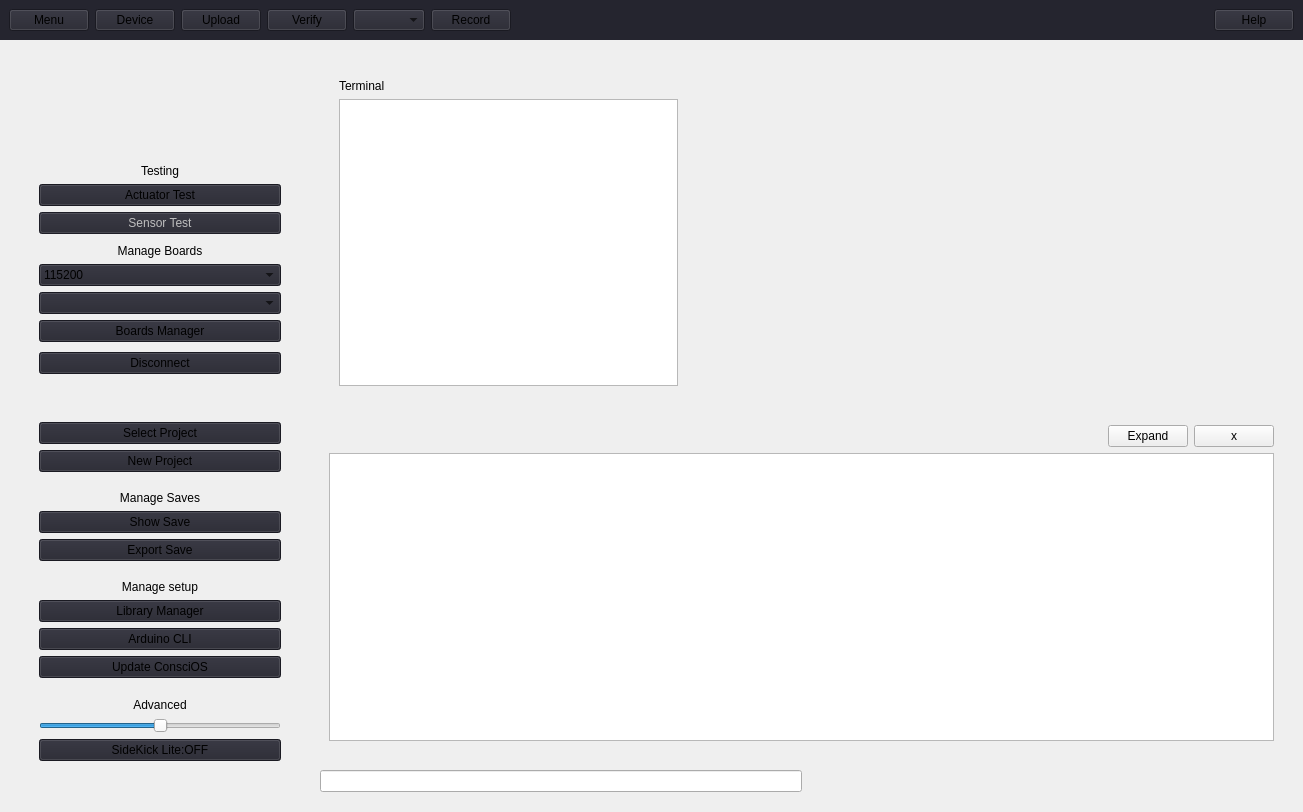
<?xml version="1.0" encoding="UTF-8"?>
<ui version="4.0">
 <class>MainWindow</class>
 <widget class="QMainWindow" name="MainWindow">
  <property name="geometry">
   <rect>
    <x>0</x>
    <y>0</y>
    <width>1303</width>
    <height>812</height>
   </rect>
  </property>
  <property name="acceptDrops">
   <bool>false</bool>
  </property>
  <property name="windowTitle">
   <string>Sight</string>
  </property>
  <property name="styleSheet">
   <string notr="true"/>
  </property>
  <widget class="QWidget" name="centralwidget">
   <property name="styleSheet">
    <string notr="true"/>
   </property>
   <layout class="QGridLayout" name="gridLayout_2">
    <property name="leftMargin">
     <number>0</number>
    </property>
    <property name="topMargin">
     <number>0</number>
    </property>
    <property name="rightMargin">
     <number>0</number>
    </property>
    <property name="bottomMargin">
     <number>0</number>
    </property>
    <item row="0" column="0">
     <layout class="QGridLayout" name="main_grid" rowstretch="0,0,0,0,0" columnstretch="0,0,0,0">
      <property name="leftMargin">
       <number>0</number>
      </property>
      <property name="topMargin">
       <number>0</number>
      </property>
      <property name="rightMargin">
       <number>0</number>
      </property>
      <property name="bottomMargin">
       <number>20</number>
      </property>
      <property name="spacing">
       <number>0</number>
      </property>
      <item row="1" column="3">
       <spacer name="verticalSpacer_17">
        <property name="orientation">
         <enum>Qt::Vertical</enum>
        </property>
        <property name="sizeType">
         <enum>QSizePolicy::Fixed</enum>
        </property>
        <property name="sizeHint" stdset="0">
         <size>
          <width>10</width>
          <height>20</height>
         </size>
        </property>
       </spacer>
      </item>
      <item row="4" column="0">
       <spacer name="horizontalSpacer_2">
        <property name="orientation">
         <enum>Qt::Horizontal</enum>
        </property>
        <property name="sizeType">
         <enum>QSizePolicy::Fixed</enum>
        </property>
        <property name="sizeHint" stdset="0">
         <size>
          <width>10</width>
          <height>20</height>
         </size>
        </property>
       </spacer>
      </item>
      <item row="4" column="3">
       <spacer name="horizontalSpacer_3">
        <property name="orientation">
         <enum>Qt::Horizontal</enum>
        </property>
        <property name="sizeType">
         <enum>QSizePolicy::Fixed</enum>
        </property>
        <property name="sizeHint" stdset="0">
         <size>
          <width>10</width>
          <height>20</height>
         </size>
        </property>
       </spacer>
      </item>
      <item row="2" column="2">
       <widget class="QFrame" name="home_screen">
        <property name="sizePolicy">
         <sizepolicy hsizetype="Preferred" vsizetype="Expanding">
          <horstretch>0</horstretch>
          <verstretch>0</verstretch>
         </sizepolicy>
        </property>
        <layout class="QGridLayout" name="gridLayout_3" columnstretch="0,2,0,3,0">
         <property name="leftMargin">
          <number>0</number>
         </property>
         <property name="topMargin">
          <number>0</number>
         </property>
         <property name="rightMargin">
          <number>0</number>
         </property>
         <property name="bottomMargin">
          <number>0</number>
         </property>
         <property name="spacing">
          <number>0</number>
         </property>
         <item row="0" column="1" rowspan="3">
          <widget class="QWidget" name="terminal_container" native="true">
           <property name="sizePolicy">
            <sizepolicy hsizetype="Expanding" vsizetype="Expanding">
             <horstretch>0</horstretch>
             <verstretch>0</verstretch>
            </sizepolicy>
           </property>
           <property name="styleSheet">
            <string notr="true"/>
           </property>
           <layout class="QGridLayout" name="gridLayout_4">
            <item row="2" column="2">
             <widget class="QTextEdit" name="terminal">
              <property name="sizePolicy">
               <sizepolicy hsizetype="Expanding" vsizetype="Expanding">
                <horstretch>0</horstretch>
                <verstretch>0</verstretch>
               </sizepolicy>
              </property>
              <property name="styleSheet">
               <string notr="true"/>
              </property>
              <property name="verticalScrollBarPolicy">
               <enum>Qt::ScrollBarAsNeeded</enum>
              </property>
              <property name="horizontalScrollBarPolicy">
               <enum>Qt::ScrollBarAlwaysOff</enum>
              </property>
              <property name="html">
               <string>&lt;!DOCTYPE HTML PUBLIC &quot;-//W3C//DTD HTML 4.0//EN&quot; &quot;http://www.w3.org/TR/REC-html40/strict.dtd&quot;&gt;
&lt;html&gt;&lt;head&gt;&lt;meta name=&quot;qrichtext&quot; content=&quot;1&quot; /&gt;&lt;meta charset=&quot;utf-8&quot; /&gt;&lt;style type=&quot;text/css&quot;&gt;
p, li { white-space: pre-wrap; }
hr { height: 1px; border-width: 0; }
li.unchecked::marker { content: &quot;\2610&quot;; }
li.checked::marker { content: &quot;\2612&quot;; }
&lt;/style&gt;&lt;/head&gt;&lt;body style=&quot; font-family:'Segoe UI'; font-size:9pt; font-weight:400; font-style:normal;&quot;&gt;
&lt;p style=&quot;-qt-paragraph-type:empty; margin-top:0px; margin-bottom:0px; margin-left:0px; margin-right:0px; -qt-block-indent:0; text-indent:0px; font-family:'Roboto '; font-size:8.25pt;&quot;&gt;&lt;br /&gt;&lt;/p&gt;&lt;/body&gt;&lt;/html&gt;</string>
              </property>
             </widget>
            </item>
            <item row="1" column="2">
             <widget class="QLabel" name="title">
              <property name="text">
               <string>Terminal</string>
              </property>
             </widget>
            </item>
            <item row="2" column="3">
             <spacer name="horizontalSpacer_8">
              <property name="orientation">
               <enum>Qt::Horizontal</enum>
              </property>
              <property name="sizeType">
               <enum>QSizePolicy::Maximum</enum>
              </property>
              <property name="sizeHint" stdset="0">
               <size>
                <width>10</width>
                <height>20</height>
               </size>
              </property>
             </spacer>
            </item>
            <item row="0" column="2">
             <spacer name="verticalSpacer_4">
              <property name="orientation">
               <enum>Qt::Vertical</enum>
              </property>
              <property name="sizeType">
               <enum>QSizePolicy::Maximum</enum>
              </property>
              <property name="sizeHint" stdset="0">
               <size>
                <width>20</width>
                <height>10</height>
               </size>
              </property>
             </spacer>
            </item>
            <item row="2" column="1">
             <spacer name="horizontalSpacer_7">
              <property name="orientation">
               <enum>Qt::Horizontal</enum>
              </property>
              <property name="sizeType">
               <enum>QSizePolicy::Maximum</enum>
              </property>
              <property name="sizeHint" stdset="0">
               <size>
                <width>10</width>
                <height>20</height>
               </size>
              </property>
             </spacer>
            </item>
           </layout>
          </widget>
         </item>
         <item row="2" column="3">
          <widget class="QWidget" name="bottom_widget" native="true">
           <property name="sizePolicy">
            <sizepolicy hsizetype="Expanding" vsizetype="Expanding">
             <horstretch>0</horstretch>
             <verstretch>0</verstretch>
            </sizepolicy>
           </property>
           <property name="minimumSize">
            <size>
             <width>0</width>
             <height>100</height>
            </size>
           </property>
           <property name="styleSheet">
            <string notr="true"/>
           </property>
          </widget>
         </item>
         <item row="0" column="3">
          <widget class="QWidget" name="top_widget" native="true">
           <property name="sizePolicy">
            <sizepolicy hsizetype="Expanding" vsizetype="Expanding">
             <horstretch>0</horstretch>
             <verstretch>0</verstretch>
            </sizepolicy>
           </property>
           <property name="minimumSize">
            <size>
             <width>0</width>
             <height>100</height>
            </size>
           </property>
           <property name="styleSheet">
            <string notr="true"/>
           </property>
          </widget>
         </item>
         <item row="1" column="3">
          <spacer name="graph_spacer_2">
           <property name="orientation">
            <enum>Qt::Vertical</enum>
           </property>
           <property name="sizeType">
            <enum>QSizePolicy::Fixed</enum>
           </property>
           <property name="sizeHint" stdset="0">
            <size>
             <width>20</width>
             <height>20</height>
            </size>
           </property>
          </spacer>
         </item>
         <item row="1" column="4">
          <spacer name="horizontalSpacer_4">
           <property name="orientation">
            <enum>Qt::Horizontal</enum>
           </property>
           <property name="sizeType">
            <enum>QSizePolicy::Fixed</enum>
           </property>
           <property name="sizeHint" stdset="0">
            <size>
             <width>10</width>
             <height>20</height>
            </size>
           </property>
          </spacer>
         </item>
         <item row="1" column="2">
          <spacer name="horizontalSpacer_9">
           <property name="orientation">
            <enum>Qt::Horizontal</enum>
           </property>
           <property name="sizeType">
            <enum>QSizePolicy::Fixed</enum>
           </property>
           <property name="sizeHint" stdset="0">
            <size>
             <width>20</width>
             <height>20</height>
            </size>
           </property>
          </spacer>
         </item>
         <item row="0" column="0">
          <spacer name="horizontalSpacer_10">
           <property name="orientation">
            <enum>Qt::Horizontal</enum>
           </property>
           <property name="sizeType">
            <enum>QSizePolicy::Fixed</enum>
           </property>
           <property name="sizeHint" stdset="0">
            <size>
             <width>10</width>
             <height>20</height>
            </size>
           </property>
          </spacer>
         </item>
         <item row="3" column="1">
          <spacer name="verticalSpacer_8">
           <property name="orientation">
            <enum>Qt::Vertical</enum>
           </property>
           <property name="sizeType">
            <enum>QSizePolicy::Fixed</enum>
           </property>
           <property name="sizeHint" stdset="0">
            <size>
             <width>20</width>
             <height>20</height>
            </size>
           </property>
          </spacer>
         </item>
        </layout>
       </widget>
      </item>
      <item row="0" column="0" colspan="4">
       <widget class="QFrame" name="top_bar">
        <property name="styleSheet">
         <string notr="true">/*General Styling*/
* {
  background-color: #25252f;
}

/*Button Styling*/

QPushButton:hover:!pressed{
  background-color: #151525;
}</string>
        </property>
        <layout class="QHBoxLayout" name="horizontalLayout" stretch="0,0,0,0,0,0,0,0,0,0">
         <item>
          <widget class="QPushButton" name="file">
           <property name="minimumSize">
            <size>
             <width>0</width>
             <height>0</height>
            </size>
           </property>
           <property name="text">
            <string>Menu</string>
           </property>
          </widget>
         </item>
         <item>
          <widget class="QPushButton" name="device">
           <property name="minimumSize">
            <size>
             <width>0</width>
             <height>0</height>
            </size>
           </property>
           <property name="text">
            <string>Device</string>
           </property>
          </widget>
         </item>
         <item>
          <widget class="QPushButton" name="upload">
           <property name="minimumSize">
            <size>
             <width>0</width>
             <height>0</height>
            </size>
           </property>
           <property name="text">
            <string>Upload</string>
           </property>
          </widget>
         </item>
         <item>
          <widget class="QPushButton" name="compile">
           <property name="minimumSize">
            <size>
             <width>0</width>
             <height>0</height>
            </size>
           </property>
           <property name="text">
            <string>Verify</string>
           </property>
          </widget>
         </item>
         <item>
          <widget class="QComboBox" name="com_ports">
           <property name="minimumSize">
            <size>
             <width>0</width>
             <height>0</height>
            </size>
           </property>
          </widget>
         </item>
         <item>
          <widget class="QPushButton" name="record">
           <property name="minimumSize">
            <size>
             <width>0</width>
             <height>0</height>
            </size>
           </property>
           <property name="text">
            <string>Record</string>
           </property>
          </widget>
         </item>
         <item>
          <widget class="QLabel" name="record_light">
           <property name="text">
            <string/>
           </property>
          </widget>
         </item>
         <item>
          <spacer name="horizontalSpacer">
           <property name="orientation">
            <enum>Qt::Horizontal</enum>
           </property>
           <property name="sizeHint" stdset="0">
            <size>
             <width>40</width>
             <height>20</height>
            </size>
           </property>
          </spacer>
         </item>
         <item>
          <widget class="QLabel" name="top_update">
           <property name="minimumSize">
            <size>
             <width>400</width>
             <height>0</height>
            </size>
           </property>
           <property name="maximumSize">
            <size>
             <width>400</width>
             <height>16777215</height>
            </size>
           </property>
           <property name="text">
            <string/>
           </property>
           <property name="alignment">
            <set>Qt::AlignCenter</set>
           </property>
          </widget>
         </item>
         <item>
          <widget class="QPushButton" name="help">
           <property name="minimumSize">
            <size>
             <width>0</width>
             <height>0</height>
            </size>
           </property>
           <property name="text">
            <string>Help</string>
           </property>
          </widget>
         </item>
        </layout>
       </widget>
      </item>
      <item row="3" column="2">
       <widget class="QFrame" name="debugger">
        <layout class="QGridLayout" name="gridLayout">
         <property name="leftMargin">
          <number>0</number>
         </property>
         <property name="topMargin">
          <number>0</number>
         </property>
         <property name="rightMargin">
          <number>0</number>
         </property>
         <property name="bottomMargin">
          <number>0</number>
         </property>
         <property name="spacing">
          <number>0</number>
         </property>
         <item row="1" column="4">
          <spacer name="horizontalSpacer_13">
           <property name="orientation">
            <enum>Qt::Horizontal</enum>
           </property>
           <property name="sizeType">
            <enum>QSizePolicy::Fixed</enum>
           </property>
           <property name="sizeHint" stdset="0">
            <size>
             <width>10</width>
             <height>20</height>
            </size>
           </property>
          </spacer>
         </item>
         <item row="1" column="0">
          <spacer name="horizontalSpacer_12">
           <property name="orientation">
            <enum>Qt::Horizontal</enum>
           </property>
           <property name="sizeType">
            <enum>QSizePolicy::Fixed</enum>
           </property>
           <property name="sizeHint" stdset="0">
            <size>
             <width>10</width>
             <height>20</height>
            </size>
           </property>
          </spacer>
         </item>
         <item row="1" column="3">
          <widget class="QFrame" name="debugger_coloured">
           <property name="sizePolicy">
            <sizepolicy hsizetype="Expanding" vsizetype="Expanding">
             <horstretch>0</horstretch>
             <verstretch>0</verstretch>
            </sizepolicy>
           </property>
           <property name="styleSheet">
            <string notr="true"/>
           </property>
           <layout class="QGridLayout" name="debugger_1">
            <property name="sizeConstraint">
             <enum>QLayout::SetDefaultConstraint</enum>
            </property>
            <property name="topMargin">
             <number>0</number>
            </property>
            <item row="1" column="1">
             <widget class="QPushButton" name="full_screen">
              <property name="styleSheet">
               <string notr="true"/>
              </property>
              <property name="text">
               <string>Expand</string>
              </property>
             </widget>
            </item>
            <item row="1" column="2">
             <widget class="QPushButton" name="quit">
              <property name="styleSheet">
               <string notr="true"/>
              </property>
              <property name="text">
               <string>x</string>
              </property>
             </widget>
            </item>
            <item row="1" column="0">
             <spacer name="horizontalSpacer_6">
              <property name="orientation">
               <enum>Qt::Horizontal</enum>
              </property>
              <property name="sizeHint" stdset="0">
               <size>
                <width>40</width>
                <height>20</height>
               </size>
              </property>
             </spacer>
            </item>
            <item row="2" column="0" colspan="3">
             <widget class="QTextBrowser" name="debug_log">
              <property name="minimumSize">
               <size>
                <width>0</width>
                <height>150</height>
               </size>
              </property>
              <property name="styleSheet">
               <string notr="true"/>
              </property>
              <property name="html">
               <string>&lt;!DOCTYPE HTML PUBLIC &quot;-//W3C//DTD HTML 4.0//EN&quot; &quot;http://www.w3.org/TR/REC-html40/strict.dtd&quot;&gt;
&lt;html&gt;&lt;head&gt;&lt;meta name=&quot;qrichtext&quot; content=&quot;1&quot; /&gt;&lt;meta charset=&quot;utf-8&quot; /&gt;&lt;style type=&quot;text/css&quot;&gt;
p, li { white-space: pre-wrap; }
hr { height: 1px; border-width: 0; }
li.unchecked::marker { content: &quot;\2610&quot;; }
li.checked::marker { content: &quot;\2612&quot;; }
&lt;/style&gt;&lt;/head&gt;&lt;body style=&quot; font-family:'Segoe UI'; font-size:9pt; font-weight:400; font-style:normal;&quot;&gt;
&lt;p style=&quot;-qt-paragraph-type:empty; margin-top:0px; margin-bottom:0px; margin-left:0px; margin-right:0px; -qt-block-indent:0; text-indent:0px; font-family:'Roboto '; font-size:8.25pt;&quot;&gt;&lt;br /&gt;&lt;/p&gt;&lt;/body&gt;&lt;/html&gt;</string>
              </property>
             </widget>
            </item>
            <item row="0" column="0">
             <spacer name="verticalSpacer_13">
              <property name="orientation">
               <enum>Qt::Vertical</enum>
              </property>
              <property name="sizeType">
               <enum>QSizePolicy::Fixed</enum>
              </property>
              <property name="sizeHint" stdset="0">
               <size>
                <width>20</width>
                <height>10</height>
               </size>
              </property>
             </spacer>
            </item>
           </layout>
          </widget>
         </item>
         <item row="2" column="3">
          <spacer name="verticalSpacer_7">
           <property name="orientation">
            <enum>Qt::Vertical</enum>
           </property>
           <property name="sizeType">
            <enum>QSizePolicy::Fixed</enum>
           </property>
           <property name="sizeHint" stdset="0">
            <size>
             <width>20</width>
             <height>20</height>
            </size>
           </property>
          </spacer>
         </item>
        </layout>
       </widget>
      </item>
      <item row="4" column="2">
       <widget class="QFrame" name="bottom_bar">
        <layout class="QHBoxLayout" name="_2" stretch="0,2,1,1,0">
         <property name="spacing">
          <number>0</number>
         </property>
         <property name="leftMargin">
          <number>0</number>
         </property>
         <property name="topMargin">
          <number>0</number>
         </property>
         <property name="rightMargin">
          <number>0</number>
         </property>
         <property name="bottomMargin">
          <number>0</number>
         </property>
         <item>
          <spacer name="horizontalSpacer_11">
           <property name="orientation">
            <enum>Qt::Horizontal</enum>
           </property>
           <property name="sizeType">
            <enum>QSizePolicy::Fixed</enum>
           </property>
           <property name="sizeHint" stdset="0">
            <size>
             <width>10</width>
             <height>10</height>
            </size>
           </property>
          </spacer>
         </item>
         <item>
          <widget class="QLineEdit" name="message">
           <property name="sizePolicy">
            <sizepolicy hsizetype="Expanding" vsizetype="Preferred">
             <horstretch>0</horstretch>
             <verstretch>0</verstretch>
            </sizepolicy>
           </property>
          </widget>
         </item>
         <item>
          <spacer name="horizontalSpacer_14">
           <property name="orientation">
            <enum>Qt::Horizontal</enum>
           </property>
           <property name="sizeType">
            <enum>QSizePolicy::Minimum</enum>
           </property>
           <property name="sizeHint" stdset="0">
            <size>
             <width>40</width>
             <height>20</height>
            </size>
           </property>
          </spacer>
         </item>
         <item>
          <widget class="QLabel" name="bottom_update">
           <property name="text">
            <string/>
           </property>
          </widget>
         </item>
         <item>
          <spacer name="horizontalSpacer_15">
           <property name="orientation">
            <enum>Qt::Horizontal</enum>
           </property>
           <property name="sizeType">
            <enum>QSizePolicy::Fixed</enum>
           </property>
           <property name="sizeHint" stdset="0">
            <size>
             <width>10</width>
             <height>10</height>
            </size>
           </property>
          </spacer>
         </item>
        </layout>
       </widget>
      </item>
      <item row="2" column="1" rowspan="3">
       <widget class="QFrame" name="side_menu">
        <property name="enabled">
         <bool>true</bool>
        </property>
        <property name="sizePolicy">
         <sizepolicy hsizetype="Fixed" vsizetype="Expanding">
          <horstretch>0</horstretch>
          <verstretch>0</verstretch>
         </sizepolicy>
        </property>
        <property name="minimumSize">
         <size>
          <width>300</width>
          <height>0</height>
         </size>
        </property>
        <property name="maximumSize">
         <size>
          <width>200</width>
          <height>16777215</height>
         </size>
        </property>
        <property name="styleSheet">
         <string notr="true">/*Button Styling*/
QPushButton{
  background-color: #25252f;
}
QPushButton:hover:!pressed {
	background-color: #151525;
}

/*Combo Box Styling*/
QComboBox {
  background-color: #25252f;
}

</string>
        </property>
        <layout class="QVBoxLayout" name="dhsgd">
         <property name="leftMargin">
          <number>20</number>
         </property>
         <property name="rightMargin">
          <number>20</number>
         </property>
         <item>
          <spacer name="verticalSpacer_3">
           <property name="orientation">
            <enum>Qt::Vertical</enum>
           </property>
           <property name="sizeType">
            <enum>QSizePolicy::Fixed</enum>
           </property>
           <property name="sizeHint" stdset="0">
            <size>
             <width>20</width>
             <height>10</height>
            </size>
           </property>
          </spacer>
         </item>
         <item>
          <widget class="QLabel" name="logo">
           <property name="minimumSize">
            <size>
             <width>0</width>
             <height>50</height>
            </size>
           </property>
           <property name="maximumSize">
            <size>
             <width>16777215</width>
             <height>50</height>
            </size>
           </property>
           <property name="text">
            <string/>
           </property>
          </widget>
         </item>
         <item>
          <spacer name="verticalSpacer_6">
           <property name="orientation">
            <enum>Qt::Vertical</enum>
           </property>
           <property name="sizeType">
            <enum>QSizePolicy::Fixed</enum>
           </property>
           <property name="sizeHint" stdset="0">
            <size>
             <width>20</width>
             <height>20</height>
            </size>
           </property>
          </spacer>
         </item>
         <item>
          <widget class="QFrame" name="device_settings">
           <layout class="QVBoxLayout" name="verticalLayout">
            <item>
             <widget class="QLabel" name="label_3">
              <property name="text">
               <string>Testing</string>
              </property>
              <property name="alignment">
               <set>Qt::AlignCenter</set>
              </property>
             </widget>
            </item>
            <item>
             <widget class="QPushButton" name="tune_actuators">
              <property name="text">
               <string>Actuator Test</string>
              </property>
             </widget>
            </item>
            <item>
             <widget class="QPushButton" name="sensor_test">
              <property name="enabled">
               <bool>false</bool>
              </property>
              <property name="text">
               <string>Sensor Test</string>
              </property>
             </widget>
            </item>
            <item>
             <spacer name="verticalSpacer">
              <property name="orientation">
               <enum>Qt::Vertical</enum>
              </property>
              <property name="sizeHint" stdset="0">
               <size>
                <width>20</width>
                <height>40</height>
               </size>
              </property>
             </spacer>
            </item>
            <item>
             <widget class="QLabel" name="label_5">
              <property name="text">
               <string>Manage Boards</string>
              </property>
              <property name="alignment">
               <set>Qt::AlignCenter</set>
              </property>
             </widget>
            </item>
            <item>
             <widget class="QComboBox" name="baud_rate">
              <item>
               <property name="text">
                <string>115200</string>
               </property>
              </item>
              <item>
               <property name="text">
                <string>57600</string>
               </property>
              </item>
              <item>
               <property name="text">
                <string>38400</string>
               </property>
              </item>
              <item>
               <property name="text">
                <string>9600</string>
               </property>
              </item>
             </widget>
            </item>
            <item>
             <widget class="QComboBox" name="supported_boards"/>
            </item>
            <item>
             <widget class="QPushButton" name="boards_manager">
              <property name="text">
               <string>Boards Manager</string>
              </property>
             </widget>
            </item>
            <item>
             <spacer name="verticalSpacer_5">
              <property name="orientation">
               <enum>Qt::Vertical</enum>
              </property>
              <property name="sizeHint" stdset="0">
               <size>
                <width>20</width>
                <height>40</height>
               </size>
              </property>
             </spacer>
            </item>
            <item>
             <widget class="QPushButton" name="disconnect">
              <property name="sizePolicy">
               <sizepolicy hsizetype="Preferred" vsizetype="Fixed">
                <horstretch>0</horstretch>
                <verstretch>0</verstretch>
               </sizepolicy>
              </property>
              <property name="text">
               <string>Disconnect</string>
              </property>
             </widget>
            </item>
            <item>
             <spacer name="verticalSpacer_2">
              <property name="orientation">
               <enum>Qt::Vertical</enum>
              </property>
              <property name="sizeHint" stdset="0">
               <size>
                <width>20</width>
                <height>40</height>
               </size>
              </property>
             </spacer>
            </item>
           </layout>
          </widget>
         </item>
         <item>
          <widget class="QFrame" name="settings">
           <layout class="QVBoxLayout" name="verticalLayout_2" stretch="0,0,0,0,0,0,0,0,0,0,0,0,0,0,0,0,0">
            <item>
             <widget class="QLabel" name="selected_project">
              <property name="sizePolicy">
               <sizepolicy hsizetype="Expanding" vsizetype="Preferred">
                <horstretch>0</horstretch>
                <verstretch>0</verstretch>
               </sizepolicy>
              </property>
              <property name="text">
               <string/>
              </property>
              <property name="scaledContents">
               <bool>true</bool>
              </property>
              <property name="alignment">
               <set>Qt::AlignCenter</set>
              </property>
             </widget>
            </item>
            <item>
             <widget class="QPushButton" name="select_project">
              <property name="text">
               <string>Select Project</string>
              </property>
             </widget>
            </item>
            <item>
             <widget class="QPushButton" name="new_project">
              <property name="text">
               <string>New Project</string>
              </property>
             </widget>
            </item>
            <item>
             <spacer name="verticalSpacer_9">
              <property name="orientation">
               <enum>Qt::Vertical</enum>
              </property>
              <property name="sizeType">
               <enum>QSizePolicy::Expanding</enum>
              </property>
              <property name="sizeHint" stdset="0">
               <size>
                <width>20</width>
                <height>40</height>
               </size>
              </property>
             </spacer>
            </item>
            <item>
             <widget class="QLabel" name="label">
              <property name="text">
               <string>Manage Saves</string>
              </property>
              <property name="alignment">
               <set>Qt::AlignCenter</set>
              </property>
             </widget>
            </item>
            <item>
             <widget class="QPushButton" name="show_save">
              <property name="sizePolicy">
               <sizepolicy hsizetype="Expanding" vsizetype="Fixed">
                <horstretch>0</horstretch>
                <verstretch>0</verstretch>
               </sizepolicy>
              </property>
              <property name="minimumSize">
               <size>
                <width>0</width>
                <height>0</height>
               </size>
              </property>
              <property name="text">
               <string>Show Save</string>
              </property>
             </widget>
            </item>
            <item>
             <widget class="QPushButton" name="export_save">
              <property name="text">
               <string>Export Save</string>
              </property>
             </widget>
            </item>
            <item>
             <spacer name="verticalSpacer_10">
              <property name="orientation">
               <enum>Qt::Vertical</enum>
              </property>
              <property name="sizeType">
               <enum>QSizePolicy::Expanding</enum>
              </property>
              <property name="sizeHint" stdset="0">
               <size>
                <width>20</width>
                <height>40</height>
               </size>
              </property>
             </spacer>
            </item>
            <item>
             <widget class="QLabel" name="label_4">
              <property name="text">
               <string>Manage setup</string>
              </property>
              <property name="alignment">
               <set>Qt::AlignCenter</set>
              </property>
             </widget>
            </item>
            <item>
             <widget class="QPushButton" name="library_manager">
              <property name="text">
               <string>Library Manager</string>
              </property>
             </widget>
            </item>
            <item>
             <widget class="QPushButton" name="arduino_cli">
              <property name="text">
               <string>Arduino CLI</string>
              </property>
             </widget>
            </item>
            <item>
             <widget class="QPushButton" name="pushButton">
              <property name="text">
               <string>Update ConsciOS</string>
              </property>
             </widget>
            </item>
            <item>
             <spacer name="verticalSpacer_11">
              <property name="orientation">
               <enum>Qt::Vertical</enum>
              </property>
              <property name="sizeType">
               <enum>QSizePolicy::Expanding</enum>
              </property>
              <property name="sizeHint" stdset="0">
               <size>
                <width>20</width>
                <height>40</height>
               </size>
              </property>
             </spacer>
            </item>
            <item>
             <widget class="QLabel" name="label_2">
              <property name="text">
               <string>Advanced</string>
              </property>
              <property name="alignment">
               <set>Qt::AlignCenter</set>
              </property>
             </widget>
            </item>
            <item>
             <widget class="QSlider" name="data_points">
              <property name="maximum">
               <number>5000</number>
              </property>
              <property name="value">
               <number>2500</number>
              </property>
              <property name="orientation">
               <enum>Qt::Horizontal</enum>
              </property>
              <property name="tickPosition">
               <enum>QSlider::NoTicks</enum>
              </property>
             </widget>
            </item>
            <item>
             <widget class="QPushButton" name="sk_lite">
              <property name="text">
               <string>SideKick Lite:OFF</string>
              </property>
             </widget>
            </item>
            <item>
             <spacer name="verticalSpacer_12">
              <property name="orientation">
               <enum>Qt::Vertical</enum>
              </property>
              <property name="sizeHint" stdset="0">
               <size>
                <width>20</width>
                <height>40</height>
               </size>
              </property>
             </spacer>
            </item>
           </layout>
          </widget>
         </item>
         <item>
          <spacer name="horizontalSpacer_5">
           <property name="orientation">
            <enum>Qt::Horizontal</enum>
           </property>
           <property name="sizeHint" stdset="0">
            <size>
             <width>40</width>
             <height>0</height>
            </size>
           </property>
          </spacer>
         </item>
        </layout>
       </widget>
      </item>
     </layout>
    </item>
   </layout>
  </widget>
 </widget>
 <resources/>
 <connections/>
</ui>
